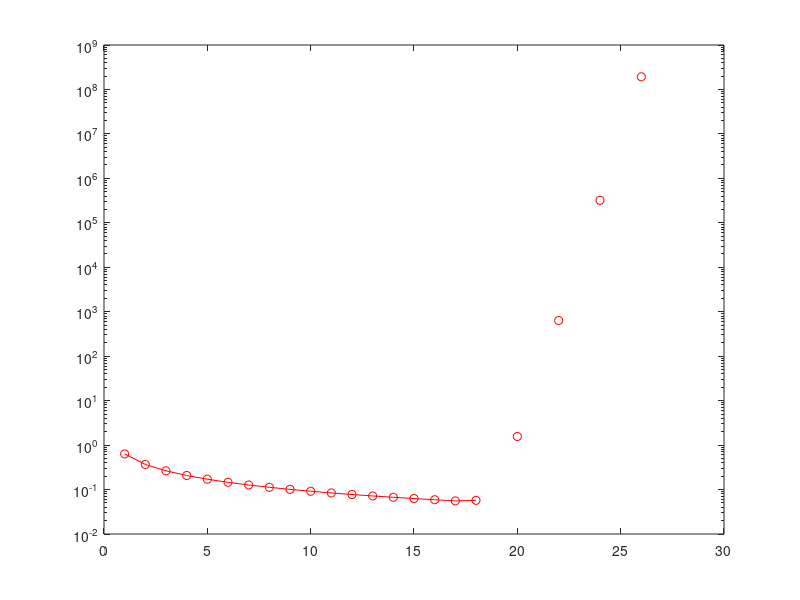

This chart was generated by the following MATLAB code:
clear all
clc

%Preallocamento
I=zeros(1,26);

%Inizializzazione della formula ricorsiva
I(1) = (exp(1)-1)/exp(1);

%Calcolo integrale con formula ricorsiva
for i=2:26
    I(i)=1-(i-1)*I(i-1);
end

%Grafico in scala semilogaritmica
figure(1)
semilogy(1:26, I, 'ro-')